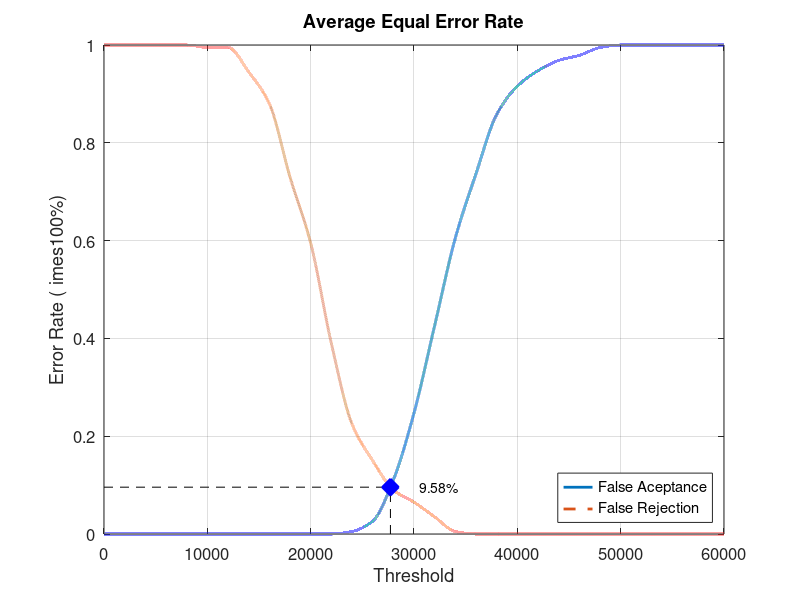
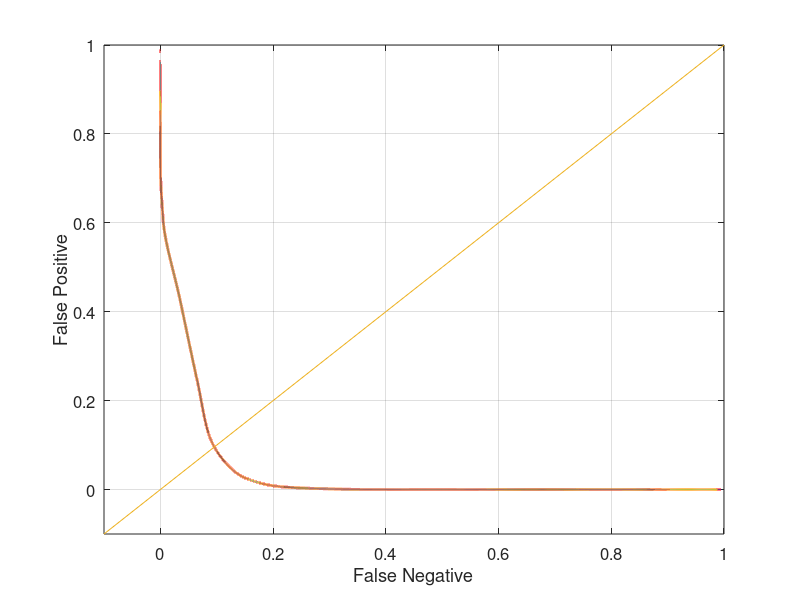

Source code (MATLAB) for these figures, in order:
close all;
clear;
clc;
x = 0:2000:60000;
xq = 0:0.5:60000;

y0 = [0 0 0 0 0 0 0 0 0 0 0 0 0.00526316 0.0263158 0.110526 0.247368 0.426316 0.605263 0.736842 0.857895 0.915789 0.947368 0.968421 0.978947 0.994737 1 1 1 1 1 1]
yy0 = interp1(x, y0, xq, 'pchip');
y1 = [1 1 1 1 1 0.995 0.995 0.945 0.88 0.73 0.595 0.39 0.225 0.15 0.09 0.065 0.035 0.005 0 0 0 0 0 0 0 0 0 0 0 0 0]
yy1 = interp1(x, y1, xq, 'pchip');

% Calculating EER: 
y2 = abs(y0 - y1);
find(y2 == min(y2))
yy2 = abs(yy0 - yy1);
xEER = find(yy2 == min(yy2));
xEERIndex = xq(xEER) % X-axis EER
yEER = yy0(xEER) % Y-axis EER

main = figure
plot(xq, yy0,'-','LineWidth', 2);	hold on
plot(xq, yy1,'--','LineWidth', 2);	hold on
plot([xEERIndex xEERIndex], [0 yEER], 'k--');	hold on
plot([0 xEERIndex], [yEER yEER], 'k--');	hold on
plot(xEERIndex, yEER, 'bx', 'LineWidth', 10);	hold on
text(xEERIndex + 10 * xEERIndex / 100, yEER, [num2str(round((10000 * yEER)) / 100) '%'])
legend('False Aceptance', 'False Rejection', 'Location', 'SouthEast')
xlabel('Threshold')
ylabel('Error Rate (	imes100%)')
title('Average Equal Error Rate')
set(gca, 'FontSize', 12)
axis([0 60000 0 1])
grid on

print(main, 'Database4_3Main', '-dpng');
FNRxFPR = figure('Color', [1 1 1]);
plot(yy1, yy0, '-', yy1, yy0, 'LineWidth', 2);
hold on
y = -0.1:0.1:1
plot(y, y); 
set(gca, 'FontSize', 12)
xlabel('False Negative')
ylabel('False Positive')
axis([-0.1 1 -0.1 1])
set(gca, 'FontSize', 12)
grid on

print(FNRxFPR, 'Database4_3FNRxFPR','-dpng');
